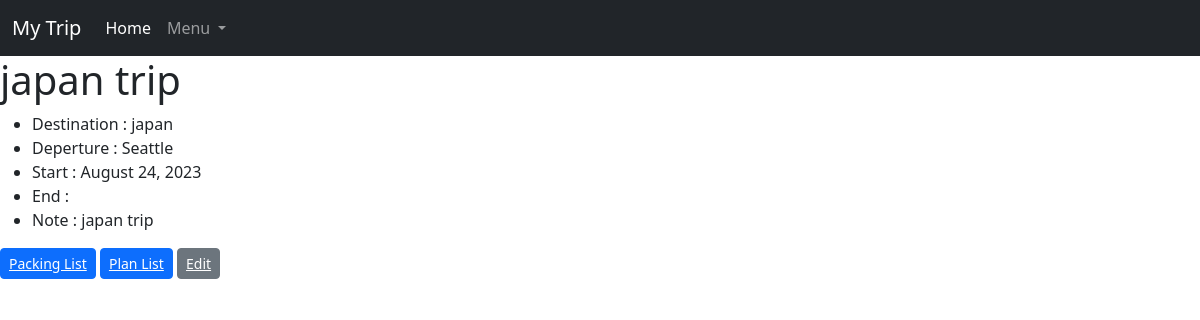
The app's page /trip/9/ (signed in) with its own data.
### trip/models.py (models this page shows, shortened)
class Location(models.Model):
    user = models.ForeignKey(User, on_delete=models.CASCADE, null=True, blank=True)
    destination = models.CharField(max_length=200)
    origin = models.CharField(max_length=200)
    title = models.CharField(max_length=200)
    note = models.CharField(max_length=200)
    start_date = models.DateTimeField(null=True)
    end_date = models.DateTimeField(null=True)

### trip/views.py (the view)
# urls.py: path("trip/<int:pk>/", TripDetail.as_view(), name="tripdetail"),
class TripDetail(LoginRequiredMixin, DetailView):
    model = Location
    fields = ['title', 'destination', 'origin', 'note', 'start_date', 'end_date']
    template_name = 'trip/trip_detail.html'
    context_object_name = "trip"
    def get_context_data(self, **kwargs):
        context = super().get_context_data(**kwargs)
        location = context['trip']
        m = folium.Map(location=[19, -12], zoom_start=2)
        destination_spot = geocoder.osm(location.destination)
        folium.Marker([destination_spot.lat, destination_spot.lng,], tooltip='Click for more',popup=destination_spot.country).add_to(m)
        original_spot = geocoder.osm(location.origin)
        folium.Marker([original_spot.lat, original_spot.lng], tooltip='Click for more',popup=original_spot.country).add_to(m)
        m = m._repr_html_()
        context['map_html'] = m
        return context

### templates/trip/trip_detail.html (shortened to what this page needs)
{% extends 'main.html' %}
{% block content %}
<h1>{{ trip.title }}</h1>
<ul>
    <li>Destination : {{ trip.destination }}</li>
    <li>Deperture : {{ trip.origin }}</li>
    <li>Start : {{ trip.start_date|date:"F j, Y"  }}</li>
    <li>End : {{ trip.end_date|date:"F j, Y"  }}</li>
    <li>Note : {{ trip.note }}</li>
</ul>
<div>
    <button type="button" class="btn btn-primary btn-sm">
        <a href="{% url 'itemlist' trip.id %}" style="color: white;">Packing List</a>
    </button>
    <button type="button" class="btn btn-primary btn-sm">
        <a href="{% url 'plan:planlist' trip.id %}" style="color: white;">Plan List</a>
    </button>
    <button type="button" class="btn btn-secondary btn-sm">
        <a href="{% url 'trip:edittrip' trip.id %}"style="color: white;" >Edit</a>
    </button>
</div>
{% endblock content %}

### records on screen
Location: title "japan trip", destination "japan", origin "Seattle", start_date "August 24, 2023", note "japan trip"
